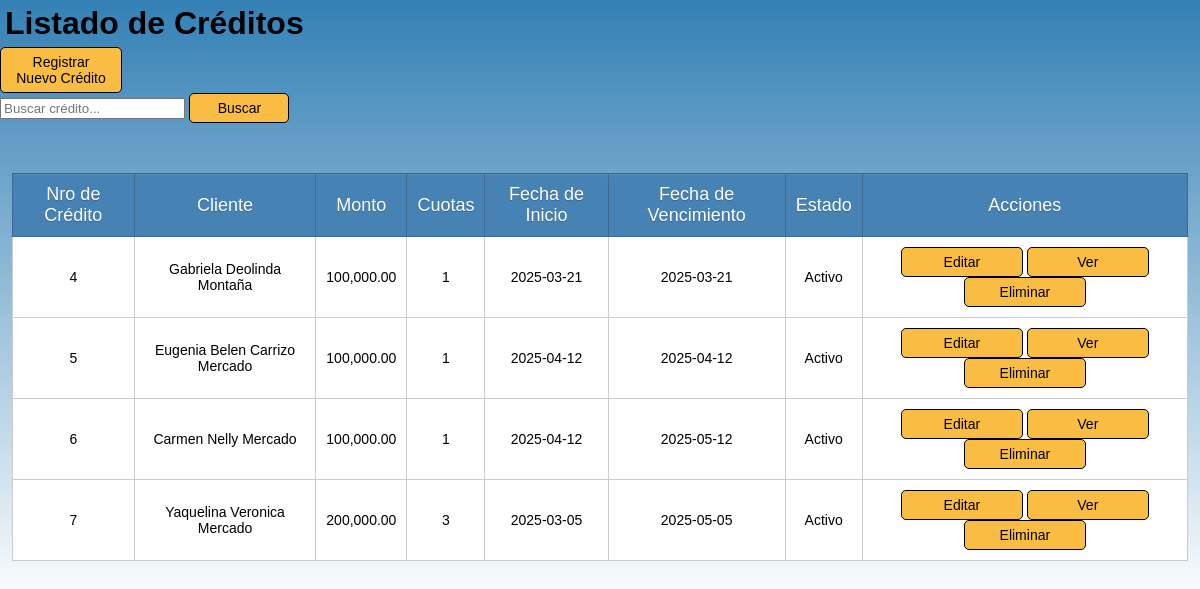
The app's page /src/modules/creditos/index_creditos.php, older data.
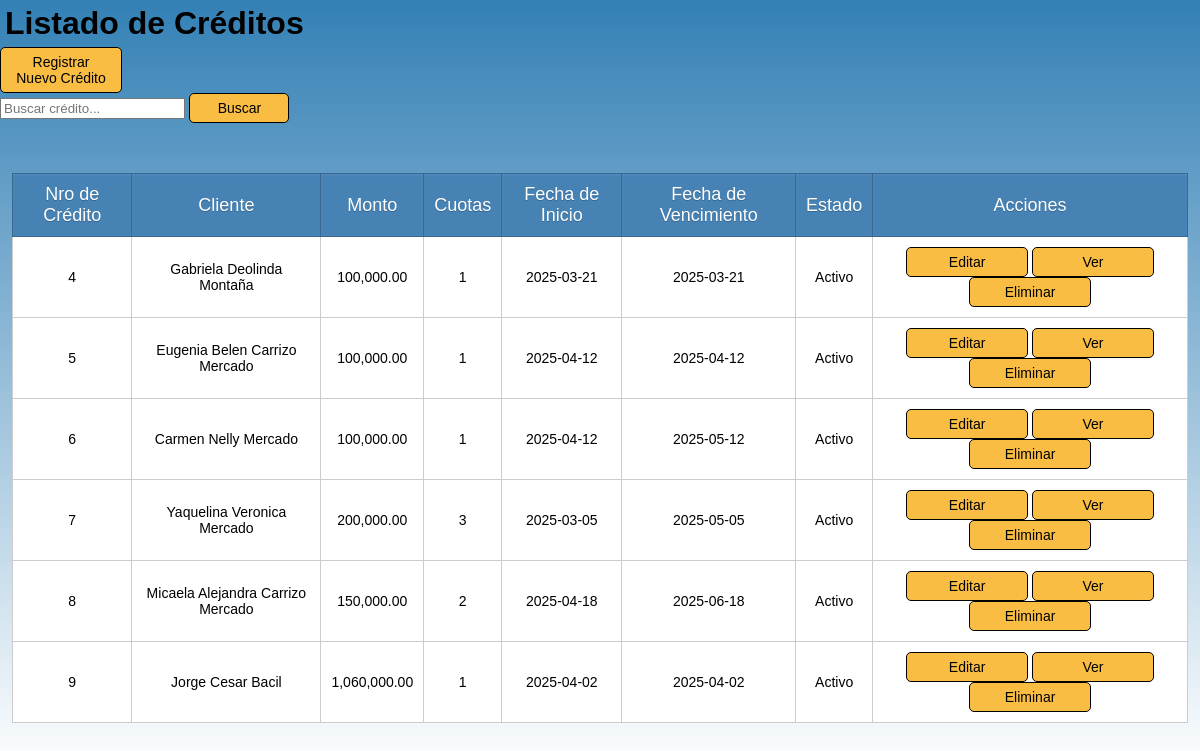
The same page, newer data.
### tables this page shows
CREATE TABLE `creditos` (
  `id` int(10) UNSIGNED NOT NULL,
  `cliente_id` int(10) UNSIGNED NOT NULL,
  `monto` decimal(10,2) NOT NULL,
  `cuotas` int(10) NOT NULL,
  `fecha_inicio` date NOT NULL,
  `fecha_vencimiento` date NOT NULL,
  `estado` enum('Activo','Vencido','Pagado') NOT NULL,
  `frecuencia` enum('mensual','quincenal','semanal') NOT NULL
);

CREATE TABLE `clientes` (
  `id_cliente` int(10) UNSIGNED NOT NULL,
  `nombre` text NOT NULL,
  `apellido` text NOT NULL,
  `dni` varchar(20) NOT NULL,
  `domicilio` varchar(100) NOT NULL,
  `telefono` varchar(20) NOT NULL,
  `estado` enum('Activo','Deudor','Inactivo') NOT NULL
);

### src/modules/creditos/index_creditos.php (the view, shortened to what this page needs)
<?php
require_once '../../config/database.php';
$query = "SELECT c.id, cl.nombre, cl.apellido, c.monto, c.cuotas, c.fecha_inicio, c.fecha_vencimiento, c.estado
          FROM creditos c
          INNER JOIN clientes cl ON c.cliente_id = cl.id_cliente";
$result = $conn->query($query);
?>
<!DOCTYPE html>
<html lang="es">
<head>
    <link rel="stylesheet" href="../../../style/style.css">
</head>
<body>
    <h1>Listado de Créditos</h1>
    <a href="registrar_credito.php">Registrar Nuevo Crédito</a>
    <form action="index_creditos.php" method="GET">
        <input type="text" name="buscar" placeholder="Buscar crédito..." value="<?php echo isset($_GET['buscar']) ? $_GET['buscar'] : ''; ?>">
        <button type="submit">Buscar</button>
    </form>
    <table border="1" cellpadding="10" cellspacing="0">
        <thead>
            <tr>
                <th>Nro de Crédito</th>
                <th>Cliente</th>
                <th>Monto</th>
                <th>Cuotas</th>
                <th>Fecha de Inicio</th>
                <th>Fecha de Vencimiento</th>
                <th>Estado</th>
                <th>Acciones</th>
            </tr>
        </thead>
        <tbody>
            <?php if ($result && $result->num_rows > 0): ?>
                <?php while ($credito = $result->fetch_assoc()): ?>
                    <tr>
                        <td><?php echo $credito['id']; ?></td>
                        <td><?php echo $credito['nombre'] . ' ' . $credito['apellido']; ?></td>
                        <td><?php echo number_format($credito['monto'], 2); ?></td>
                        <td><?php echo $credito['cuotas']; ?></td>
                        <td><?php echo $credito['fecha_inicio']; ?></td>
                        <td><?php echo $credito['fecha_vencimiento']; ?></td>
                        <td><?php echo $credito['estado']; ?></td>
                        <td>
                            <a href="editar_credito.php?id=<?php echo $credito['id']; ?>">Editar</a>
                            <a href="detalle_credito.php?id=<?php echo $credito['id']; ?>">Ver</a>
                            <a href="eliminar_credito.php?id=<?= $credito['id'] ?>" onclick="return confirm('¿Eliminar crédito?')">Eliminar</a>
                        </td>
                    </tr>
                <?php endwhile; ?>
            <?php else: ?>
                <tr>
                    <td colspan="8">No se encontraron créditos.</td>
                </tr>
            <?php endif; ?>
        </tbody>
    </table>
</body>
</html>

Row changes from the older to the newer data that the page shows:
added creditos: id "8", cliente.nombre "Micaela Alejandra", cliente.apellido "Carrizo Mercado", monto "150,000.00", cuotas "2", fecha_inicio "2025-04-18", fecha_vencimiento "2025-06-18", estado "Activo"
added creditos: id "9", cliente.nombre "Jorge Cesar", cliente.apellido "Bacil", monto "1,060,000.00", cuotas "1", fecha_inicio "2025-04-02", fecha_vencimiento "2025-04-02", estado "Activo"
